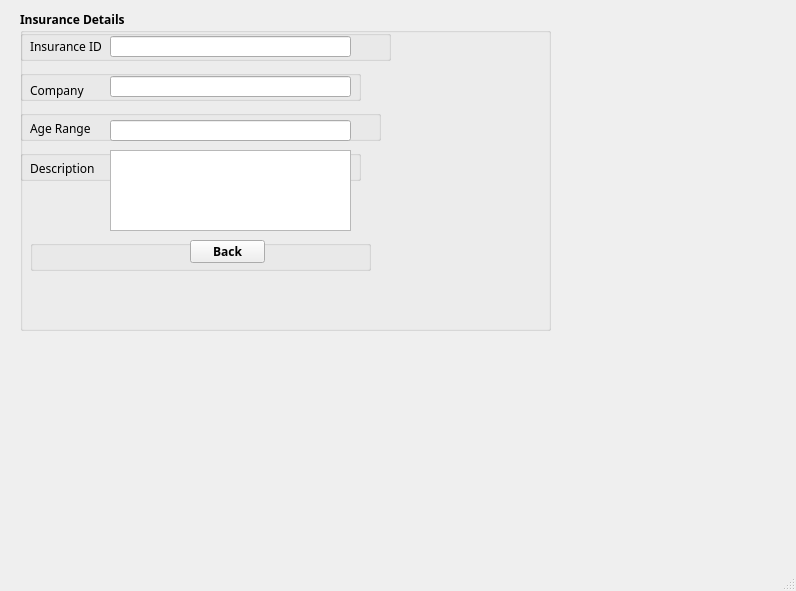
<?xml version="1.0" encoding="UTF-8"?>
<ui version="4.0">
 <class>MainWindow</class>
 <widget class="QMainWindow" name="MainWindow">
  <property name="geometry">
   <rect>
    <x>0</x>
    <y>0</y>
    <width>796</width>
    <height>591</height>
   </rect>
  </property>
  <property name="windowTitle">
   <string>MainWindow</string>
  </property>
  <widget class="QWidget" name="centralwidget">
   <widget class="QGroupBox" name="groupBox_11">
    <property name="geometry">
     <rect>
      <x>20</x>
      <y>10</y>
      <width>531</width>
      <height>321</height>
     </rect>
    </property>
    <property name="font">
     <font>
      <family>Raleway SemiBold</family>
      <weight>75</weight>
      <italic>false</italic>
      <bold>true</bold>
     </font>
    </property>
    <property name="title">
     <string>Insurance Details</string>
    </property>
    <widget class="QGroupBox" name="groupBox_12">
     <property name="geometry">
      <rect>
       <x>0</x>
       <y>140</y>
       <width>341</width>
       <height>31</height>
      </rect>
     </property>
     <property name="title">
      <string/>
     </property>
     <widget class="QLabel" name="label_36">
      <property name="geometry">
       <rect>
        <x>10</x>
        <y>10</y>
        <width>71</width>
        <height>16</height>
       </rect>
      </property>
      <property name="font">
       <font>
        <family>Raleway Light</family>
        <weight>50</weight>
        <italic>false</italic>
        <bold>false</bold>
       </font>
      </property>
      <property name="text">
       <string>&lt;html&gt;&lt;head/&gt;&lt;body&gt;&lt;p&gt;Description&lt;/p&gt;&lt;/body&gt;&lt;/html&gt;</string>
      </property>
     </widget>
    </widget>
    <widget class="QGroupBox" name="groupBox_13">
     <property name="geometry">
      <rect>
       <x>0</x>
       <y>100</y>
       <width>361</width>
       <height>31</height>
      </rect>
     </property>
     <property name="title">
      <string/>
     </property>
     <widget class="QLineEdit" name="search_isbn_5">
      <property name="geometry">
       <rect>
        <x>90</x>
        <y>10</y>
        <width>241</width>
        <height>21</height>
       </rect>
      </property>
      <property name="readOnly">
       <bool>true</bool>
      </property>
     </widget>
     <widget class="QLabel" name="label_40">
      <property name="geometry">
       <rect>
        <x>10</x>
        <y>10</y>
        <width>81</width>
        <height>16</height>
       </rect>
      </property>
      <property name="font">
       <font>
        <family>Raleway Light</family>
        <weight>50</weight>
        <italic>false</italic>
        <bold>false</bold>
       </font>
      </property>
      <property name="text">
       <string>&lt;html&gt;&lt;head/&gt;&lt;body&gt;&lt;p&gt;Age Range&lt;/p&gt;&lt;/body&gt;&lt;/html&gt;</string>
      </property>
     </widget>
    </widget>
    <widget class="QGroupBox" name="groupBox_14">
     <property name="geometry">
      <rect>
       <x>0</x>
       <y>60</y>
       <width>341</width>
       <height>31</height>
      </rect>
     </property>
     <property name="title">
      <string/>
     </property>
     <widget class="QLabel" name="label_38">
      <property name="geometry">
       <rect>
        <x>10</x>
        <y>0</y>
        <width>71</width>
        <height>41</height>
       </rect>
      </property>
      <property name="font">
       <font>
        <family>Raleway Light</family>
        <weight>50</weight>
        <italic>false</italic>
        <bold>false</bold>
       </font>
      </property>
      <property name="text">
       <string>&lt;html&gt;&lt;head/&gt;&lt;body&gt;&lt;p&gt;Company&lt;/p&gt;&lt;/body&gt;&lt;/html&gt;</string>
      </property>
     </widget>
     <widget class="QLineEdit" name="search_category_3">
      <property name="geometry">
       <rect>
        <x>90</x>
        <y>6</y>
        <width>241</width>
        <height>21</height>
       </rect>
      </property>
      <property name="readOnly">
       <bool>true</bool>
      </property>
     </widget>
    </widget>
    <widget class="QGroupBox" name="groupBox_15">
     <property name="geometry">
      <rect>
       <x>0</x>
       <y>20</y>
       <width>371</width>
       <height>31</height>
      </rect>
     </property>
     <property name="title">
      <string/>
     </property>
     <widget class="QLabel" name="label_39">
      <property name="geometry">
       <rect>
        <x>10</x>
        <y>8</y>
        <width>81</width>
        <height>16</height>
       </rect>
      </property>
      <property name="font">
       <font>
        <family>Raleway Light</family>
        <weight>50</weight>
        <italic>false</italic>
        <bold>false</bold>
       </font>
      </property>
      <property name="text">
       <string>&lt;html&gt;&lt;head/&gt;&lt;body&gt;&lt;p&gt;Insurance ID&lt;/p&gt;&lt;/body&gt;&lt;/html&gt;</string>
      </property>
     </widget>
     <widget class="QLineEdit" name="search_author_3">
      <property name="geometry">
       <rect>
        <x>90</x>
        <y>6</y>
        <width>241</width>
        <height>21</height>
       </rect>
      </property>
      <property name="readOnly">
       <bool>true</bool>
      </property>
     </widget>
    </widget>
    <widget class="QGroupBox" name="groupBox_16">
     <property name="geometry">
      <rect>
       <x>10</x>
       <y>230</y>
       <width>341</width>
       <height>31</height>
      </rect>
     </property>
     <property name="title">
      <string/>
     </property>
     <widget class="QPushButton" name="pushButton_3">
      <property name="geometry">
       <rect>
        <x>160</x>
        <y>0</y>
        <width>75</width>
        <height>23</height>
       </rect>
      </property>
      <property name="text">
       <string>Back</string>
      </property>
     </widget>
    </widget>
    <widget class="QPlainTextEdit" name="plainTextEdit">
     <property name="geometry">
      <rect>
       <x>90</x>
       <y>140</y>
       <width>241</width>
       <height>81</height>
      </rect>
     </property>
     <property name="readOnly">
      <bool>true</bool>
     </property>
    </widget>
   </widget>
  </widget>
  <widget class="QMenuBar" name="menubar">
   <property name="geometry">
    <rect>
     <x>0</x>
     <y>0</y>
     <width>796</width>
     <height>26</height>
    </rect>
   </property>
  </widget>
  <widget class="QStatusBar" name="statusbar"/>
 </widget>
 <resources/>
 <connections/>
</ui>
